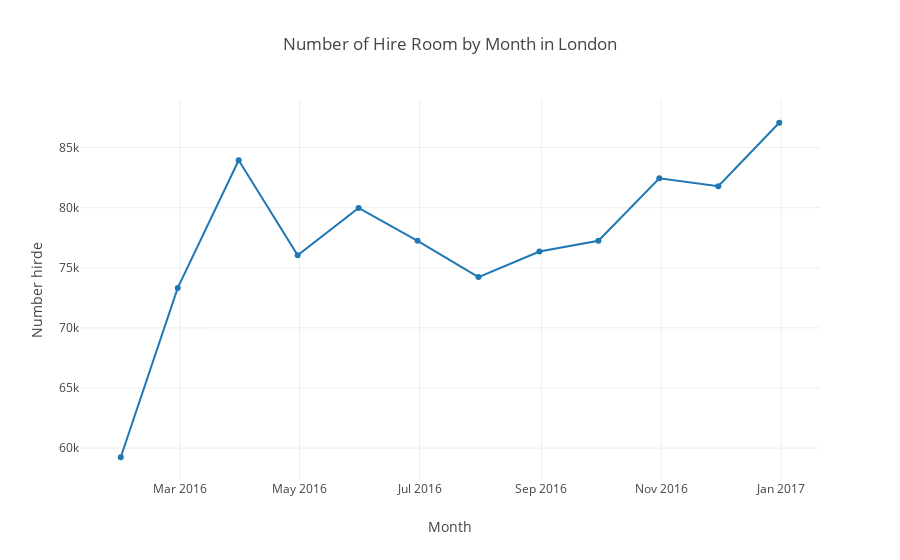

Notebook code for this chart:
### Code cell
trace5 = go.Scatter(
    x = number_hire_room.index[:-1],
    y = number_hire_room.price[:-1]
)
data5 = [trace5]
layout5 = go.Layout(
    title = "Number of Hire Room by Month in London",
    xaxis = dict(title = "Month"),
    yaxis = dict(title = "Number hirde")
)
fig5  = go.Figure(data = data5, layout = layout5)

offline.iplot(fig5)

### Figure 1 — Plotly figure (JSON) as saved in the notebook; plotly's stock layout.template omitted (floating-point values rounded to 4 significant figures)
{"data": [{"type": "scatter", "uid": "dafec8df-fad5-4aaf-8185-d3869f1f4487", "x": ["2016-01-31", "2016-02-29", "2016-03-31", "2016-04-30", "2016-05-31", "2016-06-30", "2016-07-31", "2016-08-31", "2016-09-30", "2016-10-31", "2016-11-30", "2016-12-31"], "y": [59239, 73321, 83938, 76037, 79971, 77244, 74222, 76347, 77246, 82438, 81780, 87061]}], "layout": {"title": {"text": "Number of Hire Room by Month in London"}, "xaxis": {"title": {"text": "Month"}}, "yaxis": {"title": {"text": "Number hirde"}}}}
